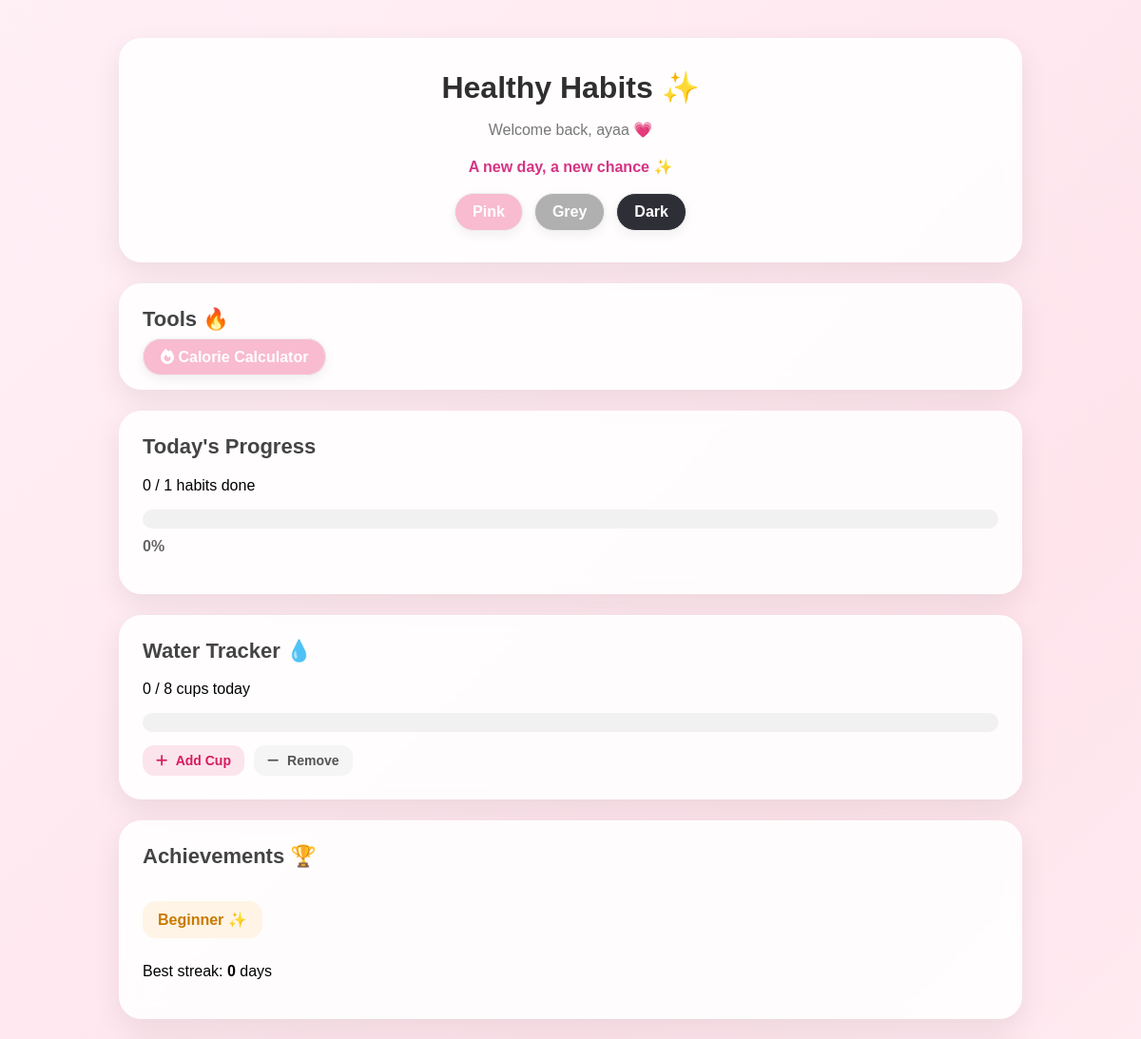
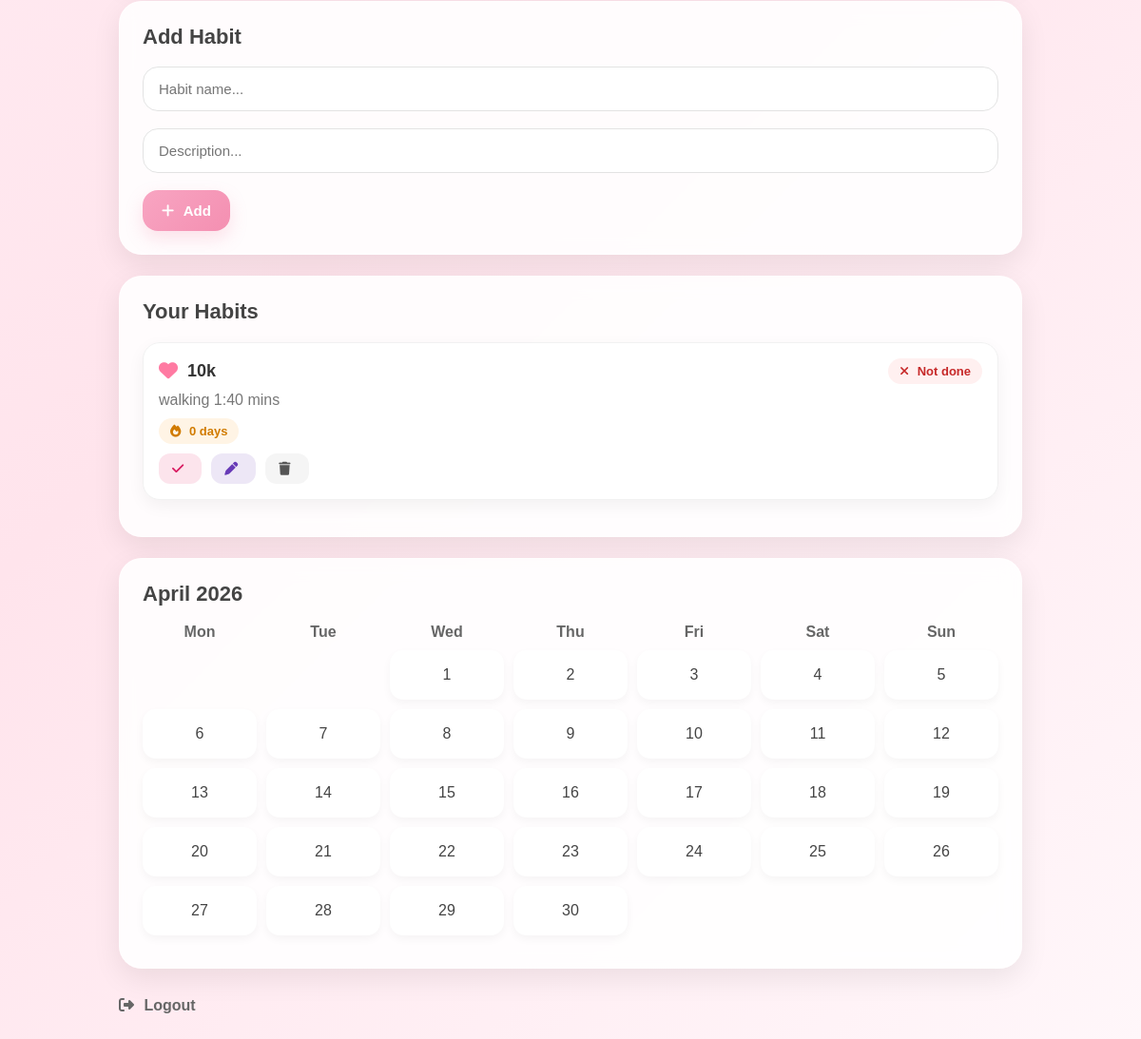
/dashboard (signed in), run on the app's committed database (2 pictures, top to bottom).
### tables this page shows
CREATE TABLE habits (
            id INTEGER PRIMARY KEY AUTOINCREMENT,
            user_id INTEGER NOT NULL,
            title TEXT NOT NULL,
            description TEXT, completed INTEGER DEFAULT 0,
            FOREIGN KEY (user_id) REFERENCES users (id)
        );

### app.py (the view, shortened to what this page needs)
@app.route("/dashboard", methods=["GET", "POST"])
def dashboard():
    if "user_id" not in session:
        return redirect("/login")
    user_id = session["user_id"]
    conn = get_db()
    habits = conn.execute(
        "SELECT * FROM habits WHERE user_id = ? ORDER BY id DESC",
        (user_id,)
    ).fetchall()
    conn.close()
    completed_today_ids = get_completed_habit_ids_today(user_id)
    habits_data = []
    best_streak = 0
    for habit in habits:
        streak = get_streak_for_habit(habit["id"])
        if streak > best_streak:
            best_streak = streak
        habits_data.append({
            "id": habit["id"],
            "title": habit["title"],
            "description": habit["description"] if habit["description"] else "",
            "completed_today": habit["id"] in completed_today_ids,
            "streak": streak
        })
    total_habits = len(habits_data)
    completed_count = sum(1 for habit in habits_data if habit["completed_today"])
    progress_percent = int((completed_count / total_habits) * 100) if total_habits > 0 else 0
    water_cups = get_water_today(user_id)
    water_goal = 8
    water_percent = int((water_cups / water_goal) * 100) if water_goal > 0 else 0
    if water_percent > 100:
        water_percent = 100
    achievement = get_achievement(best_streak)
    if progress_percent == 100 and total_habits > 0:
        daily_message = "Amazing! You completed all your habits today 🎉"
    elif progress_percent >= 60:
        daily_message = "Great job! You're doing really well today 💗"
    elif progress_percent > 0:
        daily_message = "Nice start. Keep going 🌱"
    else:
        daily_message = "A new day, a new chance ✨"
    calendar_data, completed_days, month_name, year = get_month_calendar(user_id)
    return render_template(
        "dashboard.html",
        username=session["username"],
        habits=habits_data,
        theme=get_theme(),
        progress_percent=progress_percent,
        completed_count=completed_count,
        total_habits=total_habits,
        calendar_data=calendar_data,
        completed_days=completed_days,
        month_name=month_name,
        year=year,
        water_cups=water_cups,
        water_goal=water_goal,
        water_percent=water_percent,
        achievement=achievement,
        best_streak=best_streak,
        daily_message=daily_message
    )

### app.py (called while the page is built)
def get_db():
    conn = sqlite3.connect("database.db")
    conn.row_factory = sqlite3.Row
    return conn

def get_theme():
    return session.get("theme", "pink")

def get_completed_habit_ids_today(user_id):
    today = date.today().isoformat()
    conn = get_db()
    rows = conn.execute("""
        SELECT habits.id
        FROM habits
        JOIN habit_logs
        ON habits.id = habit_logs.habit_id
        WHERE habits.user_id = ? AND habit_logs.completed_date = ?
    """, (user_id, today)).fetchall()
    conn.close()
    return {row["id"] for row in rows}

def get_streak_for_habit(habit_id):
    conn = get_db()
    rows = conn.execute("""
        SELECT completed_date
        FROM habit_logs
        WHERE habit_id = ?
        ORDER BY completed_date DESC
    """, (habit_id,)).fetchall()
    conn.close()
    completed_dates = {row["completed_date"] for row in rows}
    streak = 0
    current_day = date.today()
    while current_day.isoformat() in completed_dates:
        streak += 1
        current_day -= timedelta(days=1)
    return streak

def get_month_calendar(user_id):
    today = date.today()
    year = today.year
    month = today.month
    conn = get_db()
    rows = conn.execute("""
        SELECT DISTINCT habit_logs.completed_date
        FROM habit_logs
        JOIN habits ON habits.id = habit_logs.habit_id
        WHERE habits.user_id = ?
          AND substr(habit_logs.completed_date, 1, 7) = ?
    """, (user_id, today.strftime("%Y-%m"))).fetchall()
    conn.close()
    completed_days = {
        int(row["completed_date"].split("-")[2])
        for row in rows
    }
    cal = calendar.monthcalendar(year, month)
    month_name = calendar.month_name[month]
    return cal, completed_days, month_name, year

def get_water_today(user_id):
    today = date.today().isoformat()
    conn = get_db()
    row = conn.execute("""
        SELECT cups FROM water_logs
        WHERE user_id = ? AND log_date = ?
    """, (user_id, today)).fetchone()
    conn.close()
    if row:
        return row["cups"]
    return 0

def get_achievement(best_streak):
    if best_streak >= 30:
        return "Master 🏆"
    elif best_streak >= 14:
        return "Strong 🔥"
    elif best_streak >= 7:
        return "Consistent 💪"
    elif best_streak >= 3:
        return "Starter 🌱"
    return "Beginner ✨"

### templates/dashboard.html (shortened to what this page needs)
<!DOCTYPE html>
<html>
<head>
    <link rel="stylesheet" href="/static/css/style.css">
    <link rel="stylesheet" href="https://cdnjs.cloudflare.com/ajax/libs/font-awesome/6.5.0/css/all.min.css">
</head>
<body class="{{ theme }}">
<div class="container">
    <div class="card top-card">
        <h1>Healthy Habits ✨</h1>
        <p class="subtitle">Welcome back, {{ username }} 💗</p>
        <p class="daily-message">{{ daily_message }}</p>
        <div class="theme-buttons">
            <a class="theme-btn pink-btn" href="/set_theme/pink">Pink</a>
            <a class="theme-btn grey-btn" href="/set_theme/grey">Grey</a>
            <a class="theme-btn dark-btn" href="/set_theme/dark">Dark</a>
        </div>
    </div>
    <div class="card">
        <h2>Tools 🔥</h2>
        <a href="/calculator" class="theme-btn pink-btn">
            <i class="fa-solid fa-fire"></i> Calorie Calculator
        </a>
    </div>
    <div class="card">
        <h2>Today's Progress</h2>
        <p>{{ completed_count }} / {{ total_habits }} habits done</p>
        <div class="progress-bar">
        </div>
        <p class="progress-text">{{ progress_percent }}%</p>
    </div>
    <div class="card">
        <h2>Water Tracker 💧</h2>
        <p>{{ water_cups }} / {{ water_goal }} cups today</p>
        <div class="progress-bar water-bar">
        </div>
        <div class="actions water-actions">
            <a href="/add_water" class="action-link complete-link">
                <i class="fa-solid fa-plus"></i> Add Cup
            </a>
            <a href="/remove_water" class="action-link delete-link">
                <i class="fa-solid fa-minus"></i> Remove
            </a>
        </div>
    </div>
    <div class="card">
        <h2>Achievements 🏆</h2>
        <p class="achievement-badge">{{ achievement }}</p>
        <p>Best streak: <b>{{ best_streak }}</b> days</p>
    </div>
    <div class="card">
        <h2>Add Habit</h2>
        <form method="POST">
            <input type="text" name="title" placeholder="Habit name..." required><br><br>
            <input type="text" name="description" placeholder="Description..."><br><br>
            <button type="submit">
                <i class="fa-solid fa-plus"></i> Add
            </button>
        </form>
    </div>
    <div class="card">
        <h2>Your Habits</h2>
        {% if habits %}
            <ul>
                {% for habit in habits %}
                    <li>
                        <div class="habit-top">
                            <div class="habit-title-wrap">
                                {% if "water" in habit.title.lower() %}
                                    <i class="fa-solid fa-droplet habit-icon"></i>
                                {% elif "gym" in habit.title.lower() or "workout" in habit.title.lower() or "exercise" in habit.title.lower() %}
                                    <i class="fa-solid fa-dumbbell habit-icon"></i>
                                {% elif "sleep" in habit.title.lower() %}
                                    <i class="fa-solid fa-bed habit-icon"></i>
                                {% elif "read" in habit.title.lower() or "book" in habit.title.lower() %}
                                    <i class="fa-solid fa-book habit-icon"></i>
                                {% elif "food" in habit.title.lower() or "eat" in habit.title.lower() %}
                                    <i class="fa-solid fa-bowl-food habit-icon"></i>
                                {% elif "study" in habit.title.lower() %}
                                    <i class="fa-solid fa-graduation-cap habit-icon"></i>
                                {% elif "walk" in habit.title.lower() %}
                                    <i class="fa-solid fa-shoe-prints habit-icon"></i>
                                {% else %}
                                    <i class="fa-solid fa-heart habit-icon"></i>
                                {% endif %}
                                <div class="habit-title">{{ habit.title }}</div>
                            </div>
                            {% if habit.completed_today %}
                                <span class="status done">
                                    <i class="fa-solid fa-check"></i> Done
                                </span>
                            {% else %}
                                <span class="status not-done">
                                    <i class="fa-solid fa-xmark"></i> Not done
                                </span>
                            {% endif %}
                        </div>
                        <div class="habit-desc">{{ habit.description }}</div>
                        <div class="habit-extra">
                            <span class="streak-badge">
                                <i class="fa-solid fa-fire"></i> {{ habit.streak }} days
                            </span>
                        </div>
                        <div class="actions">
                            <a href="/toggle_habit/{{ habit.id }}" class="action-link complete-link">
                                <i class="fa-solid fa-check"></i>
                            </a>
                            <a href="/edit_habit/{{ habit.id }}" class="action-link edit-link">
                                <i class="fa-solid fa-pen"></i>
                            </a>
                            <a href="/delete_habit/{{ habit.id }}" class="action-link delete-link">
                                <i class="fa-solid fa-trash"></i>
                            </a>
                        </div>
                    </li>
                {% endfor %}
            </ul>
        {% else %}
            <p class="empty-text">No habits yet 🌸</p>
        {% endif %}
    </div>
    <div class="card">
        <h2>{{ month_name }} {{ year }}</h2>
        <div class="calendar-grid header-row">
            <div>Mon</div>
            <div>Tue</div>
            <div>Wed</div>
            <div>Thu</div>
            <div>Fri</div>
            <div>Sat</div>
            <div>Sun</div>
        </div>
        {% for week in calendar_data %}
            <div class="calendar-grid">
                {% for day in week %}
                    {% if day == 0 %}
                        <div class="calendar-day empty-day"></div>
                    {% elif day in completed_days %}
                        <div class="calendar-day completed-day">{{ day }}</div>
                    {% else %}
                        <div class="calendar-day">{{ day }}</div>
                    {% endif %}
                {% endfor %}
            </div>
        {% endfor %}
    </div>
    <a href="/logout" class="logout-link">
        <i class="fa-solid fa-right-from-bracket"></i> Logout
    </a>
</div>
</body>
</html>

### static/css/style.css (style rules this page uses)
* { box-sizing: border-box; }
body { font-family: Arial, sans-serif; margin: 0; min-height: 100vh; }
body.pink { background: linear-gradient(135deg, #fff0f6, #ffe4ec, #fff7fa); }
.container { width: 90%; max-width: 950px; margin: 40px auto; }
.card { background: rgba(255, 255, 255, 0.88); backdrop-filter: blur(10px); padding: 24px; margin-bottom: 22px; border-radius: 24px; box-shadow: 0 10px 30px rgba(0, 0, 0, 0.08); border: 1px solid rgba(255, 255, 255, 0.5); }
.top-card { text-align: center; padding: 32px 24px; }
h1 { margin-top: 0; margin-bottom: 10px; font-size: 32px; color: #2f2f2f; }
h2 { margin-top: 0; color: #444; font-size: 22px; }
.subtitle { color: #777; margin-bottom: 20px; }
.theme-buttons { display: flex; justify-content: center; gap: 12px; flex-wrap: wrap; margin-top: 18px; }
.theme-btn { padding: 10px 18px; border-radius: 999px; font-weight: bold; text-decoration: none; background: white; color: #444; border: 1px solid #eee; box-shadow: 0 4px 12px rgba(0,0,0,0.06); transition: 0.2s ease; }
.pink-btn { background: #f8bbd0; color: white; }
.grey-btn { background: #b0b0b0; color: white; }
input { width: 100%; padding: 14px 16px; border-radius: 16px; border: 1px solid #e3e3e3; outline: none; font-size: 15px; background: #fff; transition: 0.2s ease; }
button { background: linear-gradient(135deg, #f8a5c2, #f48fb1); color: white; border: none; padding: 13px 20px; border-radius: 16px; cursor: pointer; font-size: 15px; font-weight: bold; box-shadow: 0 8px 18px rgba(244, 143, 177, 0.25); transition: 0.2s ease; }
button i { margin-right: 6px; }
ul { list-style: none; padding: 0; margin: 0; }
li { background: #ffffff; border-radius: 18px; padding: 16px; margin-bottom: 14px; box-shadow: 0 6px 18px rgba(0, 0, 0, 0.05); border: 1px solid #f1f1f1; }
.habit-top { display: flex; justify-content: space-between; align-items: center; gap: 12px; flex-wrap: wrap; }
.habit-title-wrap { display: flex; align-items: center; gap: 10px; }
.habit-icon { font-size: 20px; color: #ff7aa2; }
.habit-title { font-size: 18px; color: #333; font-weight: bold; }
.habit-desc { color: #777; margin: 8px 0 10px 0; }
.habit-extra { margin-bottom: 10px; }
.streak-badge { display: inline-block; padding: 6px 12px; border-radius: 999px; background: #fff4e5; color: #d17b00; font-size: 13px; font-weight: bold; }
.streak-badge i { margin-right: 5px; }
.status { display: inline-block; padding: 6px 12px; border-radius: 999px; font-size: 13px; font-weight: bold; }
.status i { margin-right: 5px; }
.status.not-done { background: #fff0f0; color: #c62828; }
.actions { margin-top: 10px; display: flex; gap: 10px; flex-wrap: wrap; }
.action-link { text-decoration: none; padding: 8px 14px; border-radius: 12px; font-size: 14px; font-weight: bold; transition: 0.2s ease; }
.action-link i { margin-right: 5px; }
.complete-link { background: #fce4ec; color: #d81b60; }
.edit-link { background: #ede7f6; color: #673ab7; }
.delete-link { background: #f5f5f5; color: #555; }
.logout-link { display: inline-block; margin-top: 8px; text-decoration: none; color: #666; font-weight: bold; }
.logout-link i { margin-right: 6px; }
.progress-bar { width: 100%; height: 20px; background: #f1f1f1; border-radius: 999px; overflow: hidden; margin-top: 12px; }
.progress-text { margin-top: 10px; font-weight: bold; color: #666; }
.calendar-grid { display: grid; grid-template-columns: repeat(7, 1fr); gap: 10px; margin-bottom: 10px; }
.header-row div { text-align: center; font-weight: bold; color: #666; }
.calendar-day { min-height: 52px; background: #fff; border-radius: 14px; display: flex; align-items: center; justify-content: center; color: #444; box-shadow: 0 4px 10px rgba(0,0,0,0.04); }
.empty-day { background: transparent; box-shadow: none; }
.dark-btn { background: #2e2e36; color: white; }
.daily-message { font-weight: bold; color: #d63384; margin-top: 8px; }
.achievement-badge { display: inline-block; padding: 10px 16px; border-radius: 14px; background: #fff4e5; color: #c97a00; font-weight: bold; margin-bottom: 10px; }
.water-actions { margin-top: 14px; }
.card, .action-link, .theme-btn, button, li { transition: all 0.2s ease; }

### data on the page
habits: title "10k", description "walking 1:40 mins", streak "0"

### other printed values
{{ username }} "ayaa"
{{ daily_message }} "A new day, a new chance ✨"
{{ completed_count }} "0"
{{ total_habits }} "1"
{{ progress_percent }} "0"
{{ water_cups }} "0"
{{ water_goal }} "8"
{{ achievement }} "Beginner ✨"
{{ best_streak }} "0"
{{ month_name }} "April"
{{ year }} "2026"
{{ day }} "1" "2" "3" "4" "5" "6" "7" "8" "9" "10" "11" "12" "13" "14" "15" "16" "17" "18" "19" "20" "21" "22" "23" "24" "25" "26" "27" "28" "29" "30"
